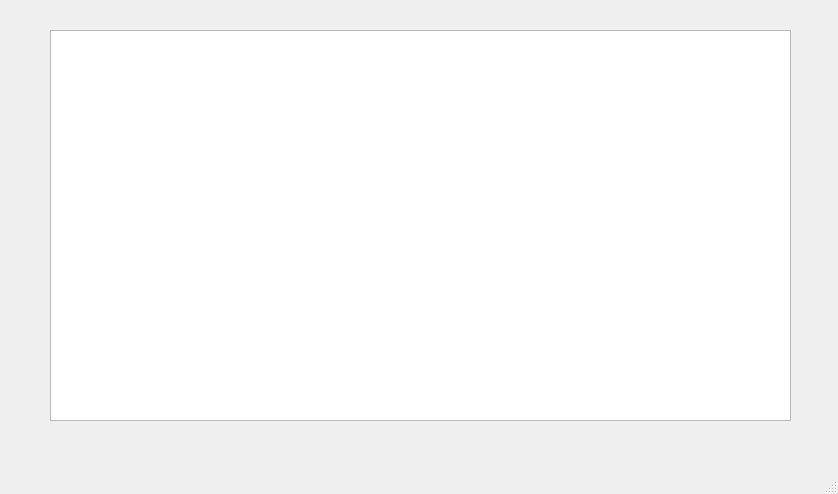
<?xml version="1.0" encoding="UTF-8"?>
<ui version="4.0">
 <class>MainWindow</class>
 <widget class="QMainWindow" name="MainWindow">
  <property name="geometry">
   <rect>
    <x>0</x>
    <y>0</y>
    <width>838</width>
    <height>494</height>
   </rect>
  </property>
  <property name="windowTitle">
   <string>MainWindow</string>
  </property>
  <widget class="QWidget" name="centralwidget">
   <widget class="QTableView" name="tableView">
    <property name="geometry">
     <rect>
      <x>50</x>
      <y>30</y>
      <width>741</width>
      <height>391</height>
     </rect>
    </property>
   </widget>
  </widget>
  <widget class="QMenuBar" name="menubar">
   <property name="geometry">
    <rect>
     <x>0</x>
     <y>0</y>
     <width>838</width>
     <height>22</height>
    </rect>
   </property>
  </widget>
  <widget class="QStatusBar" name="statusbar"/>
 </widget>
 <resources/>
 <connections/>
</ui>
